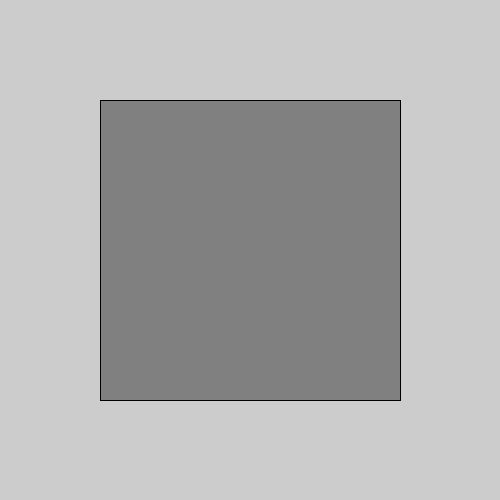
Frame 1 (no input)
Frame 60 (the mouse pressed at the canvas centre just before this capture): identical to frame 1, image omitted
Frame 120 (the mouse held since frame 60 and released just before this capture): identical to frame 1, image omitted

The Processing sketch that drew this single still picture (run headless with seeded random() and noise(); from frame 60 on, the mouse is pressed at the canvas centre):

// Processing sketch: sample_11_keyboard_03_keyboard_05
// ── sample_11_keyboard_03_keyboard_05.pde
color value = color(128);

void setup() {
  size(500, 500);
}

void draw() {
  fill(value);
  rect(100, 100, width-200, height-200);
}

void keyPressed() {
  if (key == CODED) {
    if (keyCode == UP) {
      value = 255;
    } else if (keyCode == DOWN) {
      value = 0;
    } 
  } else {
    value = 128;
  }
}
